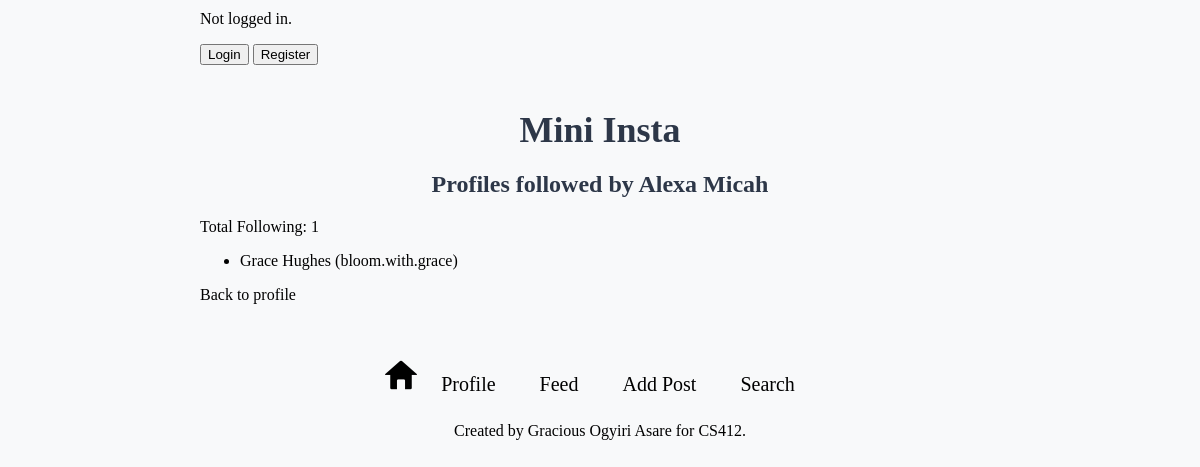
The app's page /mini_insta/profile/1/following/ with its own data.
### mini_insta/models.py (models this page shows, shortened)
class Profile(models.Model):
    username = models.TextField(blank=True)
    display_name = models.TextField(blank=True)
    profile_image_url = models.URLField(blank=True)
    bio_text = models.TextField(blank=True)
    join_date = models.DateTimeField(auto_now=True) #set the joined date automatically
    user = models.ForeignKey(User, on_delete=models.CASCADE) #foreign key to User model
    def get_following(self):
        following = Follow.objects.filter(follower_profile=self)
        return [f.profile for f in following]
    def get_num_following(self):
        following = Follow.objects.filter(follower_profile=self)
        return following.count()

### mini_insta/views.py (the view)
# urls.py: path('profile/<int:pk>/following/', ShowFollowingDetailView.as_view(), name='show_following'),
class ShowFollowingDetailView(DetailView):
    model = Profile
    template_name = 'mini_insta/show_following.html'
    context_object_name = 'profile'

### mini_insta/templates/mini_insta/show_following.html
{% extends "mini_insta/base.html" %}{% block content %}
<h2>Profiles followed by {{ profile.display_name }}</h2>
<p>Total Following: {{ profile.get_num_following }}</p>
<ul>
  {% for following in profile.get_following %}
  <li>
    <a href="{% url 'show_profile' following.pk %}">
      {{ following.display_name }} ({{ following.username }})
    </a>
  </li>
  {% empty %}
  <li>Not following anyone yet.</li>
  {% endfor %}
</ul>
<a href="{% url 'show_profile' profile.pk %}">Back to profile</a>
{% endblock content %}

### static/mini_insta-style.css (style rules this page uses)
body { font-family: "Times New Roman", Times, serif, sans-serif; background-color: #f8f9fa; max-width: 800px; margin: 0 auto; padding: 10px; }
h1, h2, h3 { text-align: center; color: #2d3748; margin-bottom: 20px; }
a:link, a:visited, a:hover, a:active { color: inherit; text-decoration: none; }

### records on screen
Profile: display_name "Alexa Micah", get_num_following "1"
Profile: display_name "Grace Hughes", username "bloom.with.grace"
